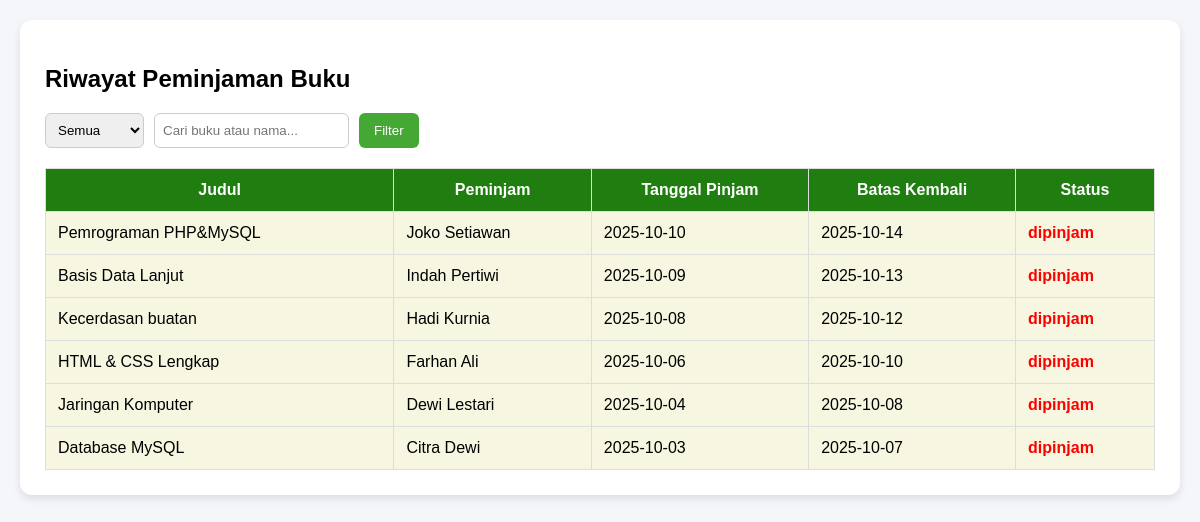
The app's page /view/riwayat_peminjaman.php (signed in) with its own data.
### tables this page shows
CREATE TABLE `peminjaman` (
  `id_peminjaman` int(11) NOT NULL,
  `id_buku` int(11) NOT NULL,
  `id_user` int(11) NOT NULL,
  `tanggal_pinjam` date NOT NULL,
  `tanggal_kembali` date NOT NULL,
  `status` enum('dipinjam','dikembalikan') DEFAULT NULL
);

CREATE TABLE `buku` (
  `id_buku` int(11) NOT NULL,
  `judul` varchar(100) NOT NULL,
  `penulis` varchar(100) NOT NULL,
  `penerbit` varchar(100) NOT NULL,
  `tahun_terbit` year(4) NOT NULL
);

CREATE TABLE `user` (
  `id_user` int(11) NOT NULL,
  `nama` varchar(100) NOT NULL,
  `kelas` varchar(20) NOT NULL,
  `no_induk` varchar(20) NOT NULL,
  `password` varchar(100) NOT NULL,
  `role` varchar(100) NOT NULL
);

### model/m_koneksi.php (called while the page is built, shortened)
<?php
class m_koneksi {
  private $host = "localhost";
  private $username = "root";
  private $pass = "";
  private $db = "rpl4";
  function __construct() {
    $this->koneksi = mysqli_connect($this->host, $this->username, $this->pass, $this->db);
    if ($this->koneksi) {
      return $this->koneksi;
    } else {
      echo "koneksi kedatabase gagal";
    }
  }
}
?>

### view/riwayat_peminjaman.php (the view, shortened to what this page needs)
<?php
include '../model/m_koneksi.php';
$koneksi = new m_koneksi();
$query = mysqli_query($koneksi->koneksi, "
    SELECT p.*, b.judul, u.nama
    FROM peminjaman p
    JOIN buku b ON p.id_buku = b.id_buku
    JOIN user u ON p.id_user = u.id_user
    WHERE p.status = 'dipinjam'
    ORDER BY p.id_peminjaman DESC
");
?>
<!DOCTYPE html>
<html>
<head>
</head>
<body>
<div class="container">
    <div class="header-bar">
    <h2>Riwayat Peminjaman Buku</h2>
    <form method="GET" class="filter-box">
        <select name="filter">
            <option>Semua</option>
        </select>
        <input type="text" name="search" placeholder="Cari buku atau nama...">
        <button type="submit">Filter</button>
    </form>
    <table>
        <tr>
            <th>Judul</th>
            <th>Peminjam</th>
            <th>Tanggal Pinjam</th>
            <th>Batas Kembali</th>
            <th>Status</th>
        </tr>
        <?php while ($row = mysqli_fetch_assoc($query)) { ?>
        <tr>
            <td><?= $row['judul']; ?></td>
            <td><?= $row['nama']; ?></td>
            <td><?= $row['tanggal_pinjam']; ?></td>
            <td><?= $row['tanggal_kembali']; ?></td>
            <td><span style="color: red; font-weight: bold;"><?= $row['status']; ?></span></td>
        </tr>
        <?php } ?>
    </table>
</div>
</body>
</html>

### view/riwayat_peminjaman.php (style rules this page uses)
body { font-family: Arial, sans-serif; background: #f4f6f9; margin: 0; padding: 20px; }
.container { background: white; padding: 25px; border-radius: 12px; box-shadow: 0 4px 8px rgba(0,0,0,0.1); max-width: 1200px; margin: auto; }
h2 { margin-bottom: 20px; }
table { width: 100%; border-collapse: collapse; margin-top: 20px; }
table tr th, table tr td { padding: 12px; border: 1px solid #ddd; }
table tr td { background-color: #f6f6e1ff; }
table tr th { background: #1f7e0fff; color: white; }
.filter-box { display: flex; gap: 10px; margin-bottom: 15px; }
.filter-box input, .filter-box select { padding: 8px; border-radius: 6px; border: 1px solid #ccc; }
button { padding: 8px 15px; background: #46a834ff; color: white; border-radius: 6px; border: none; }

### records on screen
peminjaman: id_buku.judul "Pemrograman PHP&MySQL", id_user.nama "Joko Setiawan", tanggal_pinjam "2025-10-10", tanggal_kembali "2025-10-14", status "dipinjam"
peminjaman: id_buku.judul "Basis Data Lanjut", id_user.nama "Indah Pertiwi", tanggal_pinjam "2025-10-09", tanggal_kembali "2025-10-13", status "dipinjam"
peminjaman: id_buku.judul "Kecerdasan buatan", id_user.nama "Hadi Kurnia", tanggal_pinjam "2025-10-08", tanggal_kembali "2025-10-12", status "dipinjam"
peminjaman: id_buku.judul "HTML & CSS Lengkap", id_user.nama "Farhan Ali", tanggal_pinjam "2025-10-06", tanggal_kembali "2025-10-10", status "dipinjam"
peminjaman: id_buku.judul "Jaringan Komputer", id_user.nama "Dewi Lestari", tanggal_pinjam "2025-10-04", tanggal_kembali "2025-10-08", status "dipinjam"
peminjaman: id_buku.judul "Database MySQL", id_user.nama "Citra Dewi", tanggal_pinjam "2025-10-03", tanggal_kembali "2025-10-07", status "dipinjam"
